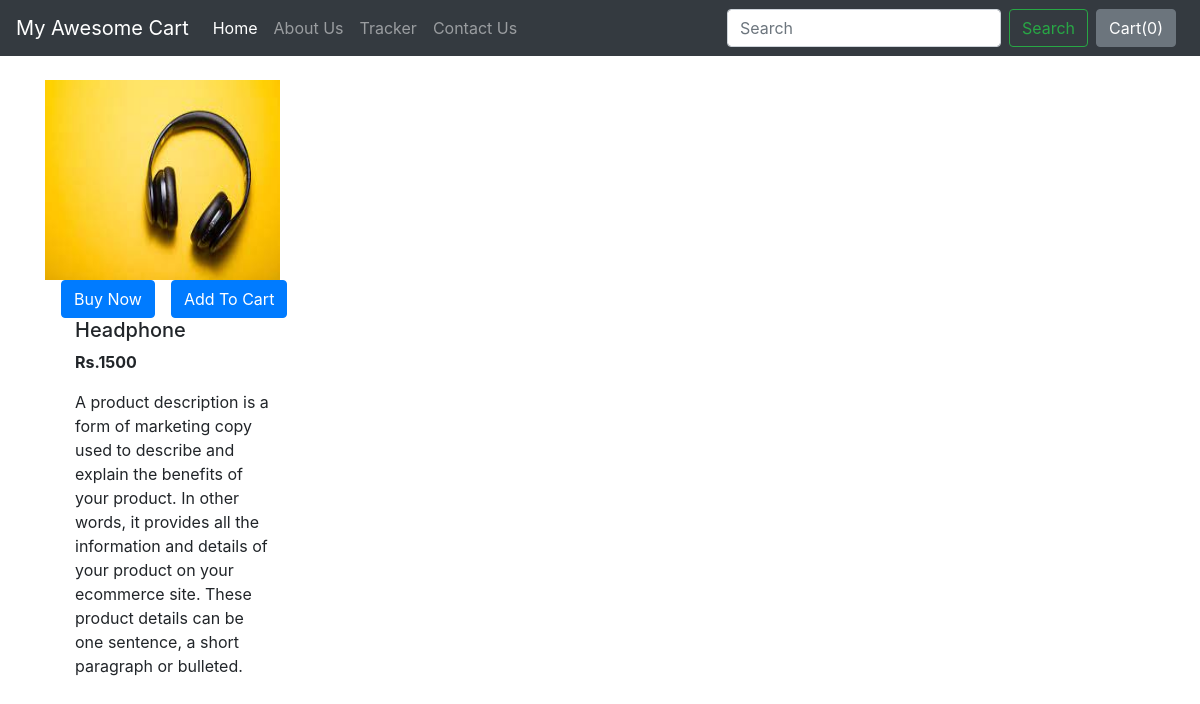
Screenshot of /shop/products/2 with the database file from the repository.
### shop/models.py (models this page shows, shortened)
class Product(models.Model):
    product_id=models.AutoField
    product_name=models.CharField(max_length=50)
    category=models.CharField(max_length=50,default="")
    subcategory=models.CharField(max_length=50,default="")
    price=models.CharField(max_length=50,default=0)
    desc=models.CharField(max_length=300)
    pub_date=models.DateField()
    image=models.ImageField(upload_to="shop/images",default="")

### shop/views.py (the view)
# urls.py: path("products/<int:myid>", views.products, name="ProductView"),
def products(request,myid):
    product=Product.objects.filter(id=myid)
    return render(request, 'shop/prodView.html',{'product':product[0]})

### shop/templates/shop/prodView.html (shortened to what this page needs)
{% extends 'shop/basic.html' %}
{% block body %}
<div class="container my-4">
    <div class="col-md-4">
        <div class="row">
        <img src="/media/{{product.image}}" width="235px" height="200px">
    </div>
     <div class="row">
        <button class="btn btn-primary mx-3">Buy Now</button>
        <button class="btn btn-primary">Add To Cart</button>
     </div>
<div class="col-md-8">
    <h5>{{product.product_name}}</h5>
    <p><b> Rs.{{product.price}}</b> </p>
    <p>{{product.desc}}</p>
</div>
</div>
</div>
{% endblock %}

### rows the page displays
Product: image (picture), product_name "Headphone", price "1500", desc "A product description is a form of marketing copy used to describe and explain the benefits of your product. In other words, it provides all the information and details of your product on your ecommerce site. These product details can be one sentence, a short paragraph or bulleted."
